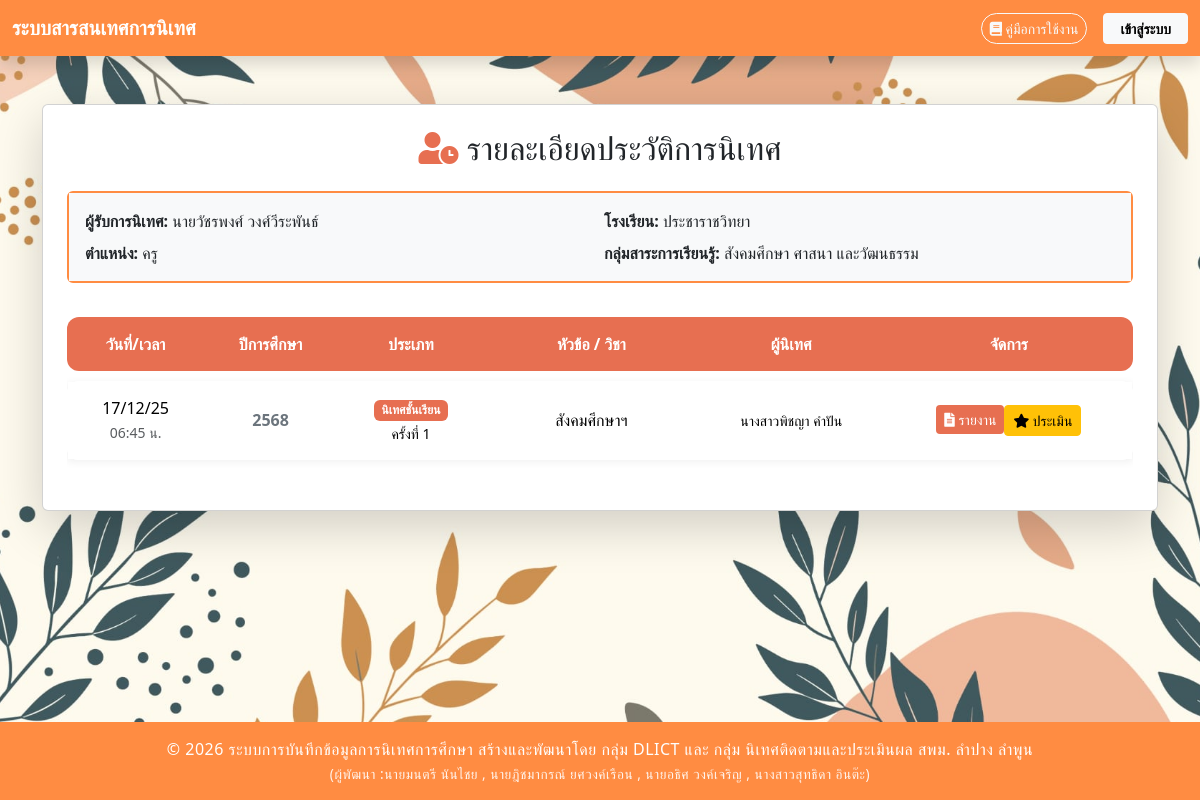
Page /session_details.php?teacher_pid=0000000000000 on the committed database.
### tables this page shows
CREATE TABLE `school` (
  `school_id` varchar(10) NOT NULL COMMENT 'รหัสโรงเรียน',
  `school_name` varchar(255) DEFAULT NULL COMMENT 'ชื่อโรงเรียน'
);

CREATE TABLE `position` (
  `position_id` int(11) NOT NULL,
  `position_name` varchar(255) DEFAULT NULL
);

CREATE TABLE `subject_group` (
  `subjectgroup_id` int(11) NOT NULL COMMENT 'รหัสกลุ่มสาระฯ (Primary Key)',
  `subjectgroup_name` varchar(255) DEFAULT NULL COMMENT 'ชื่อเต็มของกลุ่มสาระการเรียนรู้'
);

### session_details.php (the view, shortened to what this page needs)
<?php
require_once __DIR__ . '/config/db_connect.php';
try {
    $conn->exec("SET FOREIGN_KEY_CHECKS=0;");
    $conn->exec("SET FOREIGN_KEY_CHECKS=1;");
} catch (Exception $e) {}
$is_supervisor = isset($_SESSION['is_logged_in']) && $_SESSION['is_logged_in'] === true;
$teacher_pid = $_GET['teacher_pid'] ?? $_POST['teacher_pid'] ?? null;
$academic_year = $_GET['academic_year'] ?? $_POST['academic_year'] ?? '';
$teacher_info = null;
$results      = [];
try {
    $sql_teacher = "
        SELECT
            CONCAT(IFNULL(p.prefix_name,''), t.f_name, ' ', t.l_name) AS teacher_full_name,
            s.school_name AS SchoolName,
            pos.position_name AS teacher_position,
            sg.subjectgroup_name
        FROM teacher t
        LEFT JOIN prefix p ON t.prefix_id = p.prefix_id
        LEFT JOIN school s ON t.school_id = s.school_id
        LEFT JOIN position pos ON t.position_id = pos.position_id
        LEFT JOIN subject_group sg ON t.subjectgroup_id = sg.subjectgroup_id
        WHERE t.t_pid = :pid
    ";
    $stmt = $conn->prepare($sql_teacher);
    $stmt->execute([':pid' => $teacher_pid]);
    $teacher_info = $stmt->fetch(PDO::FETCH_ASSOC);
    $stmt = $conn->prepare($sql_history);
    $stmt->execute([
        ':pid1' => $teacher_pid,
        ':pid2' => $teacher_pid,
        ':year' => $academic_year
    ]);
    $results = $stmt->fetchAll(PDO::FETCH_ASSOC);
} catch (PDOException $e) {
    die('<div class="alert alert-danger mt-5 text-center">
        เกิดข้อผิดพลาด: ' . htmlspecialchars($e->getMessage()) . '
    </div>');
}
?>
<!DOCTYPE html>
<html lang="th">
<head>
    <link href="https://cdn.jsdelivr.net/npm/bootstrap@5.3.3/dist/css/bootstrap.min.css" rel="stylesheet">
    <link rel="stylesheet" href="https://cdnjs.cloudflare.com/ajax/libs/font-awesome/5.15.4/css/all.min.css">
    <link rel="stylesheet" href="css/styles.css">
</head>
<body class="bg-light d-flex flex-column min-vh-100">
    <?php include 'navbar.php'; ?>
    <div class="container mt-3 mt-md-5">
        <div class="card shadow-lg p-4">
            <h2 class="card-title text-center mb-4">
                <i class="fas fa-user-clock" style="color: var(--warm-primary);"></i> รายละเอียดประวัติการนิเทศ
            </h2>
            <div class="card mb-4" style="border: 2px solid var(--warm-secondary);">
                <div class="card-body bg-light p-3">
                    <div class="row g-2">
                        <div class="col-12 col-md-6">
                            <strong>ผู้รับการนิเทศ:</strong> <?php echo htmlspecialchars($teacher_info['teacher_full_name']); ?>
                        </div>
                        <div class="col-12 col-md-6">
                            <strong>โรงเรียน:</strong> <?php echo htmlspecialchars($teacher_info['SchoolName']); ?>
                        </div>
                        <div class="col-12 col-md-6">
                            <strong>ตำแหน่ง:</strong> <?php echo htmlspecialchars($teacher_info['teacher_position']); ?>
                        </div>
                        <div class="col-12 col-md-6">
                            <strong>กลุ่มสาระการเรียนรู้:</strong> <?php echo htmlspecialchars($teacher_info['subjectgroup_name'] ?? '-'); ?>
                        </div>
                    </div>
                </div>
            </div>
            <div class="table-responsive">
                <table class="table table-modern text-center w-100">
                    <thead>
                        <tr>
                            <th>วันที่/เวลา</th>
                            <th>ปีการศึกษา</th>
                            <th>ประเภท</th>
                            <th>หัวข้อ / วิชา</th>
                            <th>ผู้นิเทศ</th>
                            <th>จัดการ</th>
                        </tr>
                    </thead>
                    <tbody>
                        <?php if (empty($results)) : ?>
                            <tr>
                                <td colspan="5" class="text-center text-danger fw-bold p-4">
                                    ไม่พบประวัติการนิเทศ
                                </td>
                            </tr>
                        <?php else : ?>
                            <?php foreach ($results as $row) : ?>
                                <tr>
                                    <td class="text-center" data-label="วันที่/เวลา" style="min-width: 90px;">
                                        <?php echo (new DateTime($row['supervision_date']))->format('d/m/y'); ?><br>
                                        <small class="text-muted"><?php echo (new DateTime($row['supervision_date']))->format('H:i'); ?> น.</small>
                                    </td>
                                    <td class="text-center fw-bold text-secondary" data-label="ปีการศึกษา">
                                        <?php echo htmlspecialchars($row['academic_year'] ?? '-'); ?>
                                    </td>
                                    <td class="text-center" data-label="ประเภท" style="min-width: 100px;">
                                        <?php if ($row['session_type'] === 'normal'): ?>
                                            <span class="badge badge-normal">นิเทศชั้นเรียน</span>
                                            <?php if ($row['time_info']): ?><br><small>ครั้งที่ <?php echo $row['time_info']; ?></small><?php endif; ?>
                                        <?php else: ?>
                                            <span class="badge badge-qw">Quick Win</span>
                                        <?php endif; ?>
                                    </td>
                                    <td class="text-center" data-label="หัวข้อ / วิชา">
                                        <div class="text-wrap mx-auto" style="min-width: 120px;">
                                            <?php echo htmlspecialchars($row['topic'] ?? ''); ?>
                                        </div>
                                    </td>
                                    <td class="text-center" data-label="ผู้นิเทศ">
                                        <small><?php echo htmlspecialchars($row['supervisor_full_name']); ?></small>
                                    </td>
                                    <td class="text-center" data-label="จัดการ" style="min-width: 110px;">
                                        <div class="btn-group" role="group">
                                            <?php
                                            $report_action = ($row['session_type'] === 'normal') ? 'supervision_report.php' : 'quickwin_report.php';
                                            ?>
                                            <form method="POST" action="<?= $report_action ?>" style="display:inline;" target="_blank">
                                            <button type="submit" class="btn btn-sm btn-warm w-100">
                                                    <i class="fas fa-file-alt"></i> รายงาน
                                                </button>
                                            </form>
                                            <?php if (!$is_supervisor): ?>
                                                <?php if ($row['status'] == 0): ?>
                                                    <form method="POST" action="forms/satisfaction_form.php" style="display:inline;">
                                                        <button type="submit" class="btn btn-sm btn-warning w-100">
                                                            <i class="fas fa-star"></i> ประเมิน
                                                        </button>
                                                    </form>
                                                <?php endif; ?>
                                            <?php endif; ?>
                                        </div>
                                    </td>
                                </tr>
                            <?php endforeach; ?>
                        <?php endif; ?>
                    </tbody>
                </table>
            </div>
        </div>
    </div>
    <?php include 'footer.php'; ?>
</body>
</html>

### css/styles.css (style rules this page uses)
body { background-image: url('../images/bg001.jpg'); background-size: cover; background-repeat: no-repeat; background-position: center center; background-attachment: fixed; background-color: #f8f9fa; }

### session_details.php (style rules this page uses)
:root { --warm-primary: #e76f51; --warm-secondary: #ff8c42; --warm-light: #ffe8d6; --warm-hover: #d65d40; }
.badge-normal { background-color: var(--warm-primary); color: white; }
.table-modern { border-collapse: separate; border-spacing: 0 10px; }
.table-modern thead th { border: none; background-color: var(--warm-primary); color: #ffffff; font-weight: bold; padding: 15px; }
.table-modern tbody tr { background-color: #ffffff; box-shadow: 0 2px 8px rgba(0,0,0,0.06); transition: all 0.3s ease; }
.table-modern tbody td { border: none; padding: 15px; vertical-align: middle; }
.table-modern tbody td:first-child, .table-modern thead th:first-child { border-top-left-radius: 12px; border-bottom-left-radius: 12px; }
.table-modern tbody td:last-child, .table-modern thead th:last-child { border-top-right-radius: 12px; border-bottom-right-radius: 12px; }
.btn-warm { background-color: var(--warm-primary); color: white; border: none; transition: all 0.3s ease; }

### navbar.php (style rules this page uses)
:root { --primary-color: #ff8c42; }

### rows in the picture
school: school_name "ประชาราชวิทยา", position.position_name "ครู", subject_group.subjectgroup_name "สังคมศึกษา ศาสนา และวัฒนธรรม"

### other values in the picture
$teacher_info['teacher_full_name'] "นายวัชรพงศ์ วงศ์วีระพันธ์"
$row['academic_year'] "2568"
$row['time_info'] "1"
$row['topic'] "สังคมศึกษาฯ"
$row['supervisor_full_name'] "นางสาวพิชญา คำปัน"
